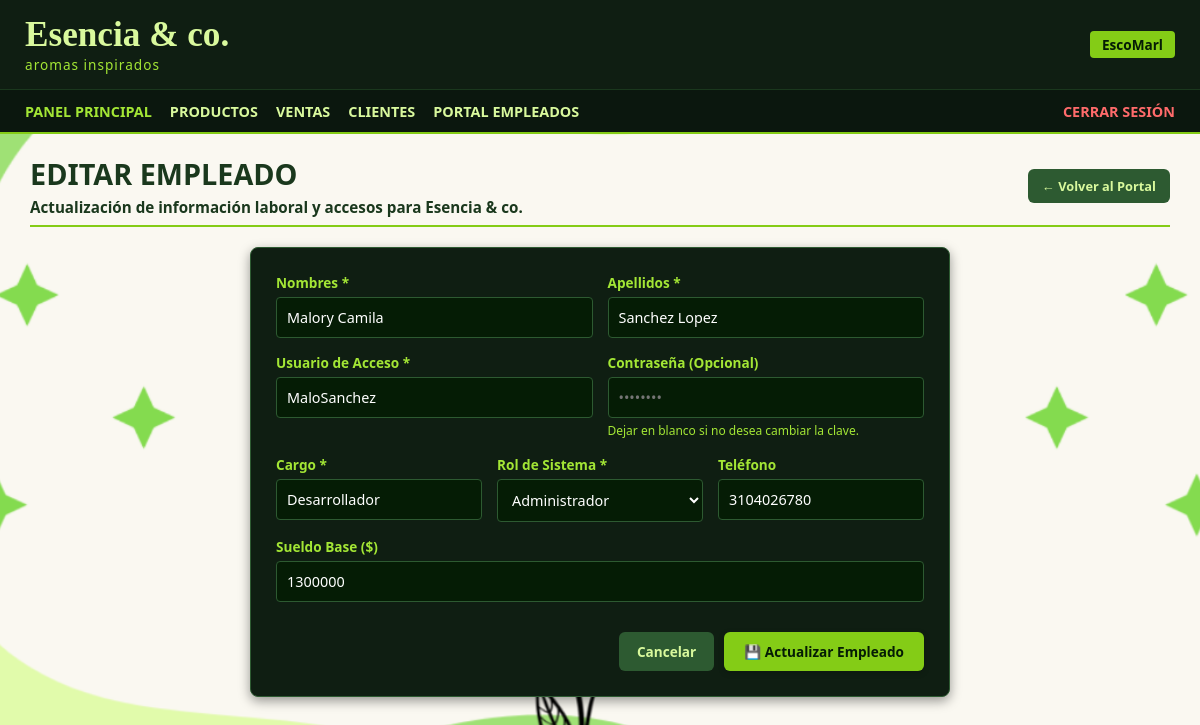
Screenshot of /escomarl/index.php?action=empleados_editar&id=2 (signed in) with the database file from the repository.
### tables this page shows
CREATE TABLE `tblempleados` (
  `IdEmpleado` int(11) NOT NULL,
  `Nombres` varchar(50) NOT NULL,
  `Apellidos` varchar(50) NOT NULL,
  `Usuario` varchar(30) NOT NULL,
  `Contrasena` varchar(255) NOT NULL,
  `Rol` enum('Administrador','Empleado') NOT NULL DEFAULT 'Empleado',
  `Cargo` varchar(50) NOT NULL DEFAULT 'Vendedor',
  `Telefono` varchar(15) DEFAULT NULL,
  `IdSexo` int(11) DEFAULT NULL
);

### escomarl/controllers/EmpleadoController.php (called while the page is built, shortened)
<?php
require_once __DIR__ . '/../models/Empleado.php';
class EmpleadoController {
    private $empleadoModel;
    public function __construct() {
        $this->empleadoModel = new Empleado();
    }
    public function editar() {
        $id = (int)($_GET['id'] ?? 0);
        $empleado = $this->empleadoModel->obtenerPorId($id);
        require_once __DIR__ . '/../views/empleados/editar.php';
    }
}

### escomarl/config/database.php (called while the page is built, shortened)
<?php
class Database {
    private static $host = 'localhost';
    private static $db_name = 'bdescomarl';
    private static $username = 'root';
    private static $password = '';
    private static $instance = null;
    public static function getInstance() {
        if (self::$instance === null) {
            try {
                $dsn = "mysql:host=" . self::$host . ";dbname=" . self::$db_name . ";charset=utf8mb4";
                $options = [
                    PDO::ATTR_ERRMODE => PDO::ERRMODE_EXCEPTION,
                    PDO::ATTR_DEFAULT_FETCH_MODE => PDO::FETCH_ASSOC,
                    PDO::ATTR_EMULATE_PREPARES => false,
                ];
                self::$instance = new PDO($dsn, self::$username, self::$password, $options);
            } catch (PDOException $e) {
                error_log("Connection Error: " . $e->getMessage());
                die("Error de conexión a la base de datos: " . $e->getMessage());
            }
        }
        return self::$instance;
    }
}

### escomarl/models/Empleado.php (called while the page is built, shortened)
<?php
require_once __DIR__ . '/../config/Database.php';
class Empleado {
    private $db;
    public function __construct() {
        $this->db = Database::getInstance();
    }
    public function obtenerPorId($id) {
        try {
            $stmt = $this->db->prepare("SELECT IdEmpleado AS id, Nombres, Apellidos, Usuario, Rol, Cargo, Telefono FROM tblempleados WHERE IdEmpleado = :id LIMIT 1");
            $stmt->execute([':id' => $id]);
            return $stmt->fetch(PDO::FETCH_ASSOC);
        } catch (Exception $e) {
            return false;
        }
    }
}

### escomarl/views/empleados/editar.php (the view, shortened to what this page needs)
<?php require_once __DIR__ . '/../layouts/header.php'; ?>
<div style="border-bottom: 2px solid #84cc16; padding-bottom: 8px; margin-bottom: 20px; display: flex; justify-content: space-between; align-items: center;">
    <div>
        <h2 style="color: #1a381d; font-size: 1.8rem; margin: 0; text-transform: uppercase; font-weight: 800;">EDITAR EMPLEADO</h2>
        <p style="color: #1a381d; font-size: 0.95rem; margin-top: 4px; font-weight: 600;">Actualización de información laboral y accesos para <strong>Esencia & co.</strong></p>
    </div>
    <a href="index.php?action=empleados" style="padding: 8px 14px; background-color: #2d5a31; color: #d9f99d; text-decoration: none; border-radius: 6px; font-weight: bold; font-size: 0.8rem;">
        ← Volver al Portal
    </a>
</div>
<div style="background-color: #0f1e12; border: 1px solid #2d5a31; border-radius: 8px; padding: 25px; color: #ffffff; max-width: 700px; margin: 0 auto; box-shadow: 0 4px 12px rgba(0,0,0,0.4);">
    <form action="index.php?action=empleados_editar&id=<?= $empleado['IdEmpleado'] ?? $empleado['id'] ?>" method="POST" style="display: flex; flex-direction: column; gap: 15px;">
        <div style="display: grid; grid-template-columns: 1fr 1fr; gap: 15px;">
            <div>
                <label style="display: block; color: #a3e635; font-size: 0.85rem; font-weight: bold; margin-bottom: 5px;">Nombres *</label>
                <input type="text" name="nombres" value="<?= htmlspecialchars($empleado['Nombres'] ?? '') ?>" required style="width: 100%; padding: 10px; border-radius: 4px; border: 1px solid #2d5a31; background-color: #051c05; color: #ffffff; font-size: 0.9rem; box-sizing: border-box;">
            </div>
            <div>
                <label style="display: block; color: #a3e635; font-size: 0.85rem; font-weight: bold; margin-bottom: 5px;">Apellidos *</label>
                <input type="text" name="apellidos" value="<?= htmlspecialchars($empleado['Apellidos'] ?? '') ?>" required style="width: 100%; padding: 10px; border-radius: 4px; border: 1px solid #2d5a31; background-color: #051c05; color: #ffffff; font-size: 0.9rem; box-sizing: border-box;">
            </div>
        </div>
        <div style="display: grid; grid-template-columns: 1fr 1fr; gap: 15px;">
            <div>
                <label style="display: block; color: #a3e635; font-size: 0.85rem; font-weight: bold; margin-bottom: 5px;">Usuario de Acceso *</label>
                <input type="text" name="usuario" value="<?= htmlspecialchars($empleado['Usuario'] ?? '') ?>" required style="width: 100%; padding: 10px; border-radius: 4px; border: 1px solid #2d5a31; background-color: #051c05; color: #ffffff; font-size: 0.9rem; box-sizing: border-box;">
            </div>
            <div>
                <label style="display: block; color: #a3e635; font-size: 0.85rem; font-weight: bold; margin-bottom: 5px;">Contraseña (Opcional)</label>
                <input type="password" name="contrasena" placeholder="••••••••" style="width: 100%; padding: 10px; border-radius: 4px; border: 1px solid #2d5a31; background-color: #051c05; color: #ffffff; font-size: 0.9rem; box-sizing: border-box;">
                <small style="color: #a3e635; font-size: 0.75rem;">Dejar en blanco si no desea cambiar la clave.</small>
            </div>
        </div>
        <div style="display: grid; grid-template-columns: 1fr 1fr 1fr; gap: 15px;">
            <div>
                <label style="display: block; color: #a3e635; font-size: 0.85rem; font-weight: bold; margin-bottom: 5px;">Cargo *</label>
                <input type="text" name="cargo" value="<?= htmlspecialchars($empleado['Cargo'] ?? 'Vendedor') ?>" required style="width: 100%; padding: 10px; border-radius: 4px; border: 1px solid #2d5a31; background-color: #051c05; color: #ffffff; font-size: 0.9rem; box-sizing: border-box;">
            </div>
            <div>
                <label style="display: block; color: #a3e635; font-size: 0.85rem; font-weight: bold; margin-bottom: 5px;">Rol de Sistema *</label>
                <?php $rolActual = $empleado['Rol'] ?? 'Empleado'; ?>
                <select name="rol" required style="width: 100%; padding: 10px; border-radius: 4px; border: 1px solid #2d5a31; background-color: #051c05; color: #ffffff; font-size: 0.9rem; box-sizing: border-box;">
                    <option value="Administrador" <?= $rolActual === 'Administrador' ? 'selected' : '' ?>>Administrador</option>
                </select>
            </div>
            <div>
                <label style="display: block; color: #a3e635; font-size: 0.85rem; font-weight: bold; margin-bottom: 5px;">Teléfono</label>
                <input type="text" name="telefono" value="<?= htmlspecialchars($empleado['Telefono'] ?? $empleado['Teléfono'] ?? '') ?>" style="width: 100%; padding: 10px; border-radius: 4px; border: 1px solid #2d5a31; background-color: #051c05; color: #ffffff; font-size: 0.9rem; box-sizing: border-box;">
            </div>
        </div>
        <div>
            <label style="display: block; color: #a3e635; font-size: 0.85rem; font-weight: bold; margin-bottom: 5px;">Sueldo Base ($)</label>
            <input type="number" name="sueldo" value="<?= (int)($empleado['Sueldo'] ?? 1300000) ?>" step="50000" style="width: 100%; padding: 10px; border-radius: 4px; border: 1px solid #2d5a31; background-color: #051c05; color: #ffffff; font-size: 0.9rem; box-sizing: border-box;">
        </div>
        <div style="margin-top: 15px; display: flex; gap: 10px; justify-content: flex-end;">
            <a href="index.php?action=empleados" style="padding: 10px 18px; background-color: #2d5a31; color: #d9f99d; text-decoration: none; border-radius: 6px; font-weight: bold; font-size: 0.85rem;">Cancelar</a>
            <button type="submit" style="padding: 10px 20px; background-color: #84cc16; color: #051c05; border: none; border-radius: 6px; font-weight: bold; font-size: 0.85rem; cursor: pointer; box-shadow: 0 2px 6px rgba(0,0,0,0.2);">
                💾 Actualizar Empleado
            </button>
        </div>
    </form>
</div>
</div>

### escomarl/public/css/style.css (style rules this page uses)
* { box-sizing: border-box; margin: 0; padding: 0; font-family: 'Segoe UI', Tahoma, Geneva, Verdana, sans-serif; }
body { background-color: #f4f6f8; color: #2b2b2b; min-height: 100vh; }

### rows the page displays
tblempleados: nombres "Malory Camila", apellidos "Sanchez Lopez", usuario "MaloSanchez", cargo "Desarrollador", rol "Administrador", telefono "3104026780"
